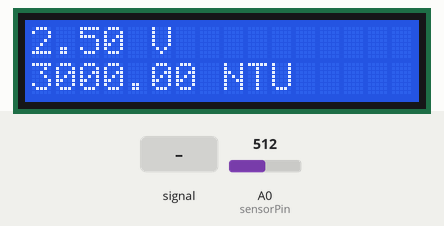
A sketch run on a simulated Arduino Uno, built with avr-gcc and run on an emulated ATmega328P. Parts: 16×2 character LCD. The inputs (shaded band) are chosen by the test bench; at power-on: A0 (sensorPin) = 512.

Above: at 1.2 s.
1.3 s: A0 (sensorPin) fed a 200 Hz sine of ±255 counts around its level
At 4.01 s:
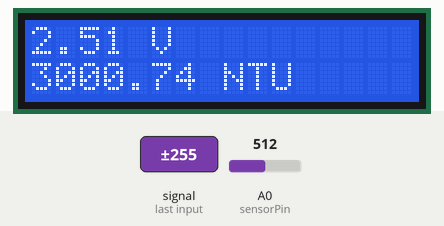
4.3 s: A0 (sensorPin) set to 716
At 5.2 s:
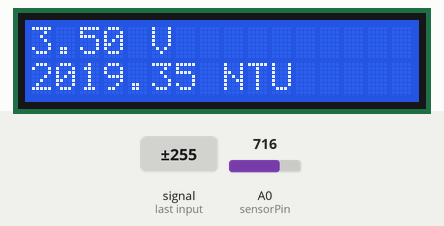
5.9 s: A0 (sensorPin) fed a 2 Hz sine of ±306 counts around its level
At 6.07 s:
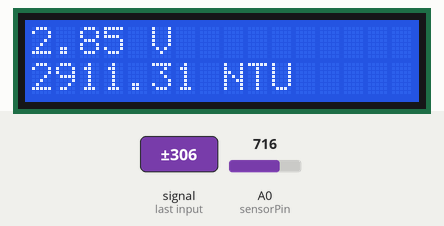
7.5 s: A0 (sensorPin) set to 810
At 8.6 s:
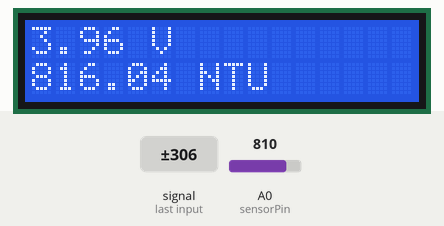
9.2 s: A0 (sensorPin) set to 790
At 9.8 s:
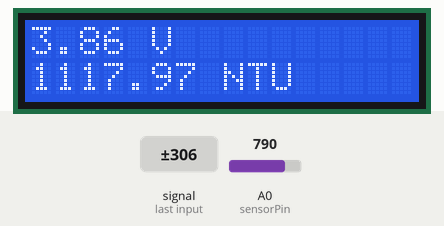
Timing chart, 0 to 11.8 s (numbered marks = the images above; inputs shaded):
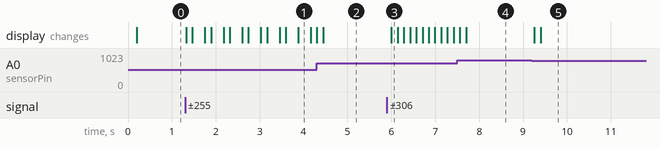

Measured:
- after the input at 1.3 s, the display: changes at once (image 1)
- after the input at 4.3 s, the display: first differs from a run without the input after 0.14 s (image 2)
- after the input at 5.9 s, the display: changes after 0.10 s (image 3)
- after the input at 9.2 s, the display: first changes after 0.06 s (image 5 shows a later state)

The sketch:

Turbidity_sensor.ino
```cpp
//THIS CODE WAS CREATED BY SARATH //
#include <Wire.h>
 #include<LiquidCrystal.h>
LiquidCrystal lcd(7,6,5,4,3,2);


int sensorPin = A0;
float volt;
float ntu;

void setup()
{
  Serial.begin(9600);
  lcd.begin(16,2);
}

void loop()
{

    volt = 0;
    for(int i=0; i<800; i++)
    {
        volt += ((float)analogRead(sensorPin)/1023)*5;
    }
    volt = volt/800;
    volt = round_to_dp(volt,2);
    if(volt < 2.5){
      ntu = 3000;
    }else{
      ntu = -1120.4*square(volt)+5742.3*volt-4353.8;
    }
    lcd.clear();
    lcd.setCursor(0,0);
    lcd.print(volt);
    lcd.print(" V");

    lcd.setCursor(0,1);
    lcd.print(ntu);
    lcd.print(" NTU");
    delay(10);
}

float round_to_dp( float in_value, int decimal_place )
{
  float multiplier = powf( 10.0f, decimal_place );
  in_value = roundf( in_value * multiplier ) / multiplier;
  return in_value;
}
```
